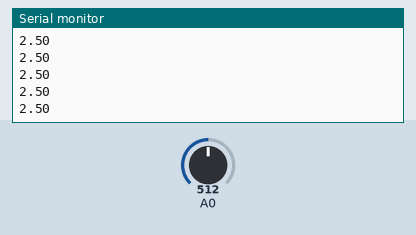
This sketch was run on a simulated Arduino Uno, built with avr-gcc and run on an emulated ATmega328P. Parts: the last lines printed to the serial monitor. Inputs (shaded band) come from the test bench; at power-on: A0 = 512.

Above: at 1.2 s.
1.3 s: A0 set to 716
At 1.8 s:
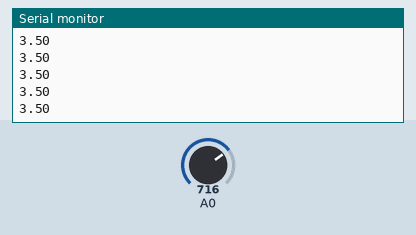
2.8 s: A0 set to 900
At 3.6 s:
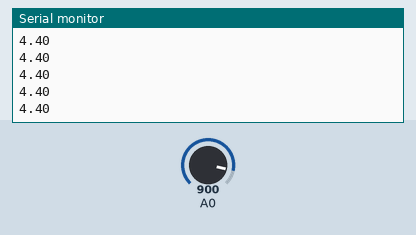
Timing chart, 0 to 5.8 s (numbered marks = the images above; inputs shaded):
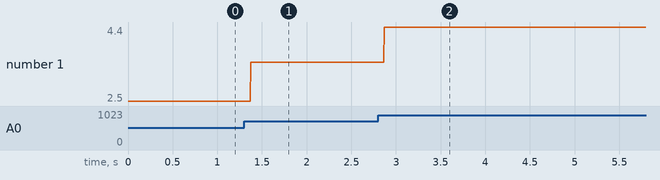

Measured:
- after the input at 1.3 s, the serial monitor: prints a new line after 0.07 s (image 1)
- after the input at 2.8 s, the serial monitor: prints a new line after 0.07 s (image 2)
- plotted number 1: 2.5 → 3.5 after the input at 1.3 s, 3.5 → 4.4 after the input at 2.8 s

The sketch:

sketch_analogVoltageRead.ino
```cpp
/* analog voltage read */

void setup() {
  // put your setup code here, to run once:
  Serial.begin(9600);
}

void loop() {
  // put your main code here, to run repeatedly:
  int sensorValue = analogRead(A0);
  float voltage;

  // analog reading 0 to 1023, get between range 0-5V
  // ADC used is 10bit, 2^10 = 1024 , 0 to 1023 , Vref is 5V by default for arduino

  voltage = sensorValue  * (5.0 / 1023.0);
  Serial.println(voltage);

}
```
